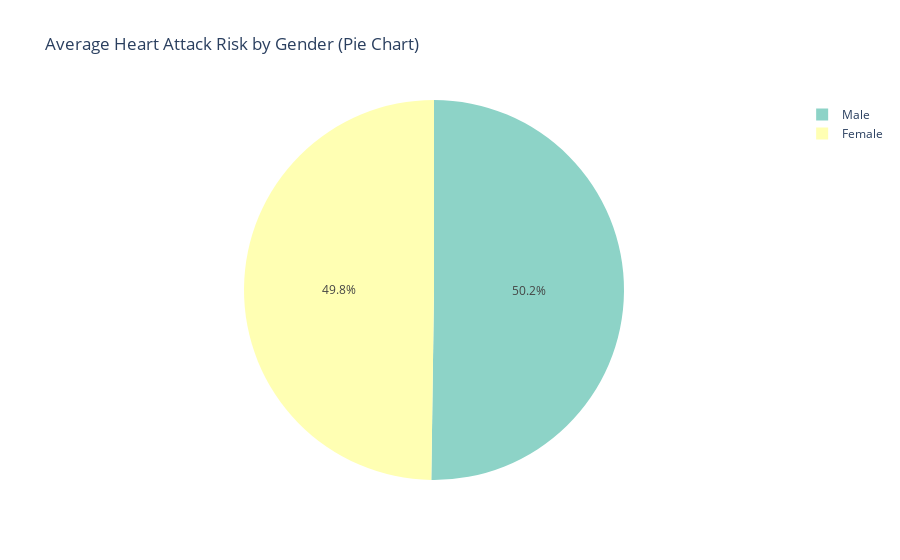
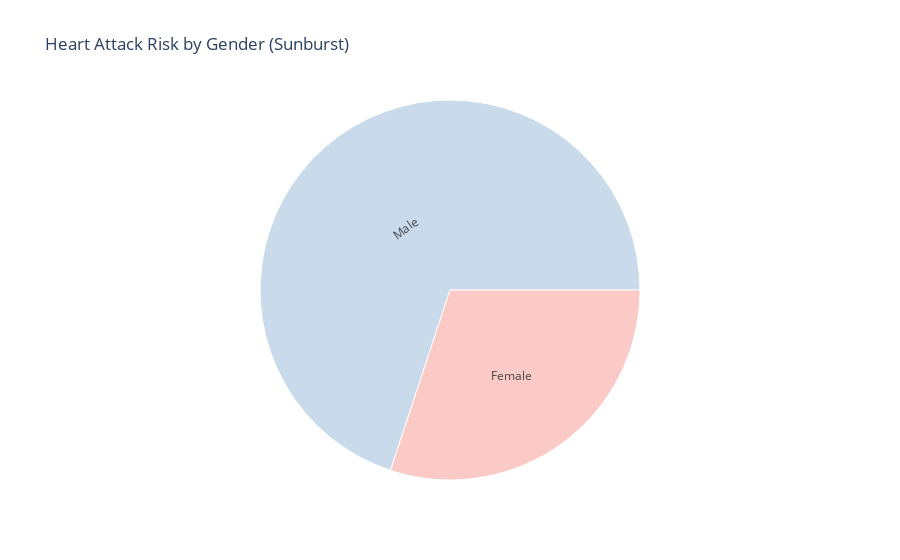

The code cell stored with these charts, in order, in its notebook:
### Code cell
import plotly.express as px

# Group by Sex and Heart Attack Risk to get average heart attack risk by gender
gender_risk = data.groupby('Sex')['Heart Attack Risk'].mean().reset_index()

# Pie Chart
fig_pie = px.pie(gender_risk, values='Heart Attack Risk', names='Sex', 
                 title='Average Heart Attack Risk by Gender (Pie Chart)',
                 color_discrete_sequence=px.colors.qualitative.Set3)  # Interesting colors
fig_pie.show()

heart_risk_1 = data[data['Heart Attack Risk'] == 1]
# Alternative Sunburst Chart
fig_sunburst = px.sunburst(heart_risk_1, path=['Sex'], values='Heart Attack Risk', 
                           title='Heart Attack Risk by Gender (Sunburst)',
                           color='Sex', color_discrete_sequence=px.colors.qualitative.Pastel1)
fig_sunburst.show()

### Figure 1 — Plotly figure (JSON) as saved in the notebook; plotly's stock layout.template omitted (floating-point values rounded to 4 significant figures)
{"data": [{"domain": {"x": [0, 1], "y": [0, 1]}, "hovertemplate": "Sex=%{label}<br>Heart Attack Risk=%{value}<extra></extra>", "labels": ["Female", "Male"], "legendgroup": "", "name": "", "showlegend": true, "type": "pie", "values": [0.356, 0.3592]}], "layout": {"legend": {"tracegroupgap": 0}, "piecolorway": ["rgb(141,211,199)", "rgb(255,255,179)", "rgb(190,186,218)", "rgb(251,128,114)", "rgb(128,177,211)", "rgb(253,180,98)", "rgb(179,222,105)", "rgb(252,205,229)", "rgb(217,217,217)", "rgb(188,128,189)", "rgb(204,235,197)", "rgb(255,237,111)"], "title": {"text": "Average Heart Attack Risk by Gender (Pie Chart)"}}}

### Figure 2 — Plotly figure (JSON) as saved in the notebook; plotly's stock layout.template omitted (floating-point values rounded to 4 significant figures)
{"data": [{"branchvalues": "total", "customdata": [["Female"], ["Male"]], "domain": {"x": [0, 1], "y": [0, 1]}, "hovertemplate": "labels=%{label}<br>Heart Attack Risk=%{value}<br>parent=%{parent}<br>id=%{id}<br>Sex=%{customdata[0]}<extra></extra>", "ids": ["Female", "Male"], "labels": ["Female", "Male"], "marker": {"colors": ["rgb(251,180,174)", "rgb(179,205,227)"]}, "name": "", "parents": ["", ""], "type": "sunburst", "values": [944, 2195]}], "layout": {"legend": {"tracegroupgap": 0}, "sunburstcolorway": ["rgb(251,180,174)", "rgb(179,205,227)", "rgb(204,235,197)", "rgb(222,203,228)", "rgb(254,217,166)", "rgb(255,255,204)", "rgb(229,216,189)", "rgb(253,218,236)", "rgb(242,242,242)"], "title": {"text": "Heart Attack Risk by Gender (Sunburst)"}}}
